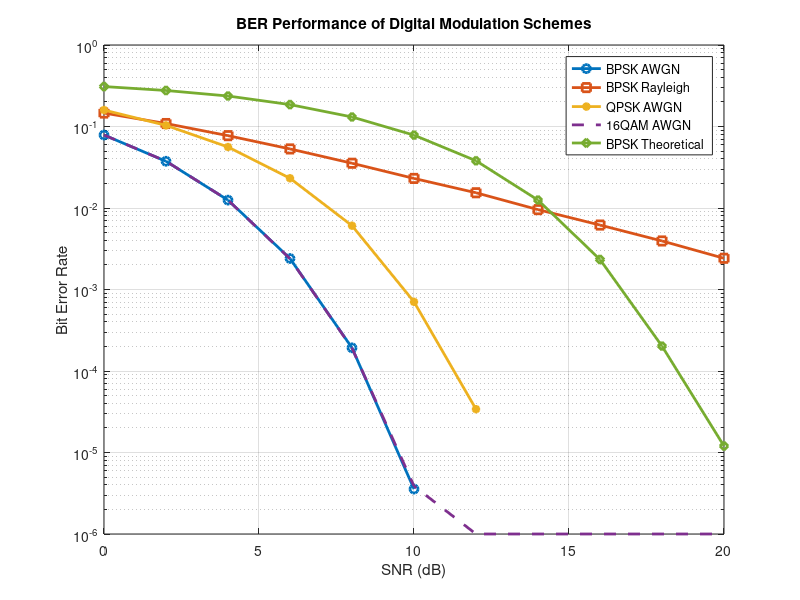

Here is the MATLAB script that generated this plot: (Note: this script raises an error after producing the figure.)
clc;
clear;
close all;
num_trials = 50;     % number of Monte Carlo runs
N = 5e5;                  % number of bits
data = round(rand(1,N));  % random binary data
bpsk_signal = 2*data - 1;
snr_db = 0:2:20;
ber_awgn = zeros(size(snr_db));

for i = 1:length(snr_db)

    snr_linear = 10^(snr_db(i)/10);
    noise_std = sqrt(1/(2*snr_linear));

    error_sum = 0;

    for trial = 1:num_trials

        data = round(rand(1,N));
        bpsk_signal = 2*data - 1;

        noise = noise_std * randn(1,N);

        rx = bpsk_signal + noise;

        detected = rx > 0;

        error_sum = error_sum + sum(detected ~= data);

    end

    ber_awgn(i) = error_sum/(N*num_trials);

end

ber_rayleigh = zeros(size(snr_db));

for i = 1:length(snr_db)

    snr = snr_db(i);

    snr_linear = 10^(snr/10);

    h = (randn(1,N) + 1i*randn(1,N))/sqrt(2);

    faded = h .* bpsk_signal;

    noise_std = sqrt(1/(2*snr_linear));

    noise = noise_std * (randn(1,N) + 1i*randn(1,N));

    rx = faded + noise;

    equalized = rx ./ h;

    detected = real(equalized) > 0;

    ber_rayleigh(i) = sum(detected ~= data)/N;

end

bits = round(rand(1,N));
ber_qpsk = zeros(size(snr_db));

for i = 1:length(snr_db)

    I = bits(1:2:end);
    Q = bits(2:2:end);

    qpsk_signal = (2*I-1) + 1i*(2*Q-1);
    qpsk_signal = qpsk_signal/sqrt(2);

    snr_linear = 10^(snr_db(i)/10);

    noise_std = sqrt(1/(2*snr_linear));

    noise = noise_std * (randn(size(qpsk_signal)) + 1i*randn(size(qpsk_signal)));

    rx = qpsk_signal + noise;

    I_hat = real(rx) > 0;
    Q_hat = imag(rx) > 0;

    detected = zeros(1,N);
    detected(1:2:end) = I_hat;
    detected(2:2:end) = Q_hat;

    ber_qpsk(i) = sum(bits ~= detected)/N;

end

ber_16qam = zeros(size(snr_db));

bits_qam = round(rand(1,N));

for i = 1:length(snr_db)

    snr_linear = 10^(snr_db(i)/10);

    noise_std = sqrt(1/(2*snr_linear));

    % group bits into symbols
    bits = reshape(bits_qam,4,[]);

    I = 2*bits(1,:) + bits(2,:);
    Q = 2*bits(3,:) + bits(4,:);

    % map to constellation
    I = 2*I - 3;
    Q = 2*Q - 3;

    qam_signal = I + 1i*Q;

    qam_signal = qam_signal / sqrt(10);

    noise = noise_std*(randn(size(qam_signal)) + 1i*randn(size(qam_signal)));

    rx = qam_signal + noise;

    % detection
    I_hat = round((real(rx)*sqrt(10)+3)/2);
    Q_hat = round((imag(rx)*sqrt(10)+3)/2);

    I_hat = min(max(I_hat,0),3);
    Q_hat = min(max(Q_hat,0),3);

    bits_hat = zeros(size(bits));
    bits_hat(1,:) = floor(I_hat/2);
    bits_hat(2,:) = mod(I_hat,2);
    bits_hat(3,:) = floor(Q_hat/2);
    bits_hat(4,:) = mod(Q_hat,2);

    detected = reshape(bits_hat,1,[]);

    ber_16qam(i) = sum(detected ~= bits_qam)/length(bits_qam);

end

snr_linear = 10.^(snr_db/10);
ber_theoretical = max(0.5 * erfc(sqrt(snr_linear)),1e-6);

figure

semilogy(snr_db, ber_awgn,'-o','LineWidth',2)
hold on

semilogy(snr_db, ber_rayleigh,'-s','LineWidth',2)

semilogy(snr_db, ber_qpsk,'-*','LineWidth',2)

semilogy(snr_db, ber_theoretical,'--','LineWidth',2)
semilogy(snr_db, ber_16qam,'-d','LineWidth',2)

grid on
xlabel('SNR (dB)')
ylabel('Bit Error Rate')

legend('BPSK AWGN','BPSK Rayleigh','QPSK AWGN','16QAM AWGN','BPSK Theoretical')

title('BER Performance of Digital Modulation Schemes')

saveas(gcf,'../figures/ber_plot.png')
save('../results/ber_data.mat','snr_db','ber_awgn','ber_rayleigh','ber_qpsk')
